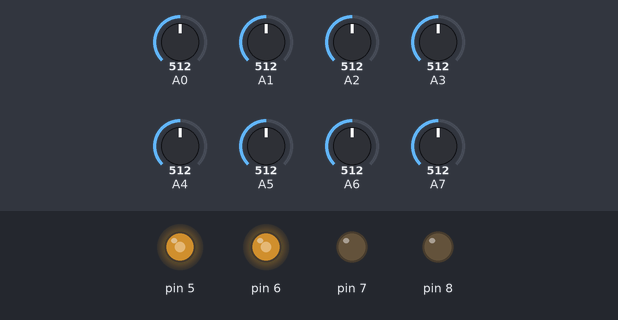
This sketch was run on a simulated Arduino Nano, built with avr-gcc and run on an emulated ATmega328P. Shown: output pins drawn as LEDs (lit = HIGH). The inputs (shaded band) are chosen by the test bench; at power-on: A1 = 512, A3 = 512, A4 = 512, A2 = 512, A0 = 512, A5 = 512, A6 = 512, A7 = 512.

Above: at 4.2 s.
4.3 s: A1 set to 975
5.8 s: A1 set to 1003
At 7.0 s:
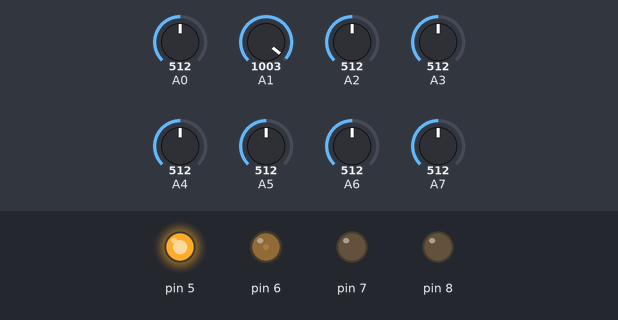
7.3 s: A3 set to 992
At 8.3 s:
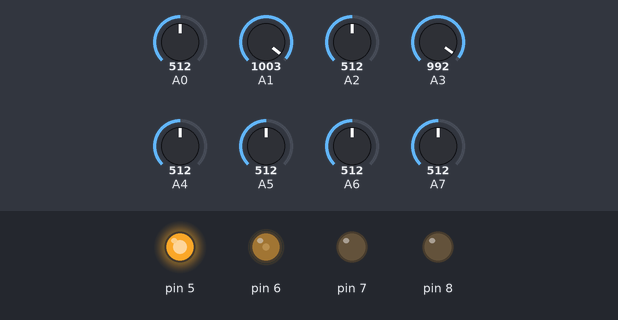
8.8 s: A4 set to 976
10.3 s: A4 set to 1000
At 10.6 s:
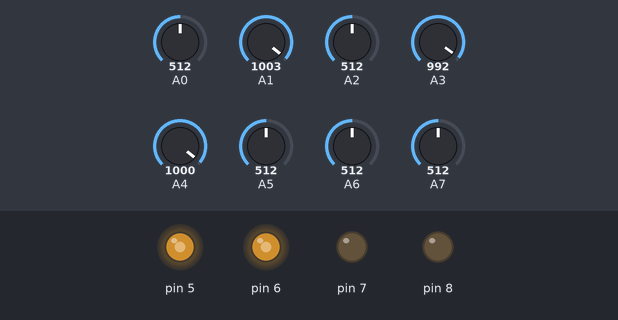
11.8 s: A2 set to 973
13.3 s: A2 set to 999
At 14.1 s:
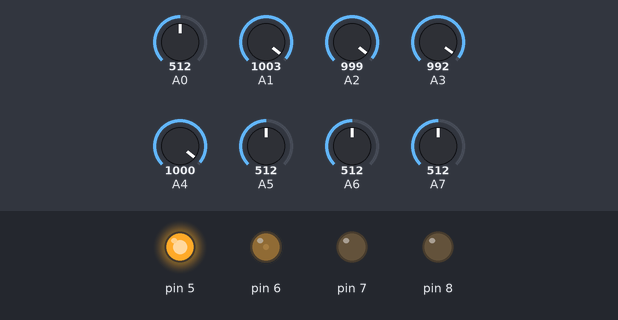
Timing chart, 0 to 15.8 s (numbered marks = the images above; inputs shaded):
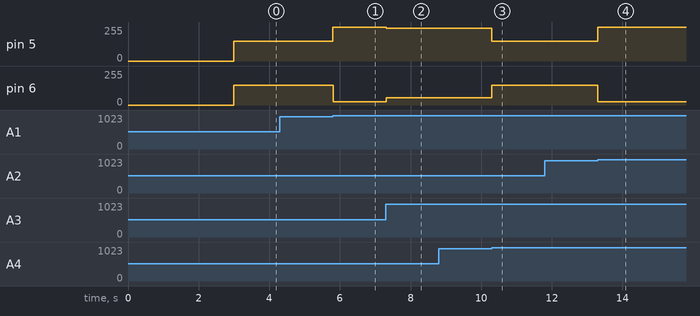

Measured:
- the behaviour switches between 990 and 991 on A1 (found by bisection; images 0 and 1)
- the behaviour switches between 990 and 991 on A4 (found by bisection; images 2 and 3)
- the behaviour switches between 990 and 991 on A2 (found by bisection; images 3 and 4)
- after the input at 4.3 s, every drawn part: stays the same
- after the input at 5.8 s, pin 5: 150/255 → 255/255 at once; pin 6: 150/255 → 25/255 at once
- after the input at 7.3 s, pin 5: 255/255 → 245/255 at once; pin 6: 25/255 → 55/255 at once
- after the input at 8.8 s, every drawn part: stays the same
- after the input at 10.3 s, pin 5: 245/255 → 150/255 at once; pin 6: 55/255 → 150/255 at once
- after the input at 11.8 s, every drawn part: stays the same
- after the input at 13.3 s, pin 5: 150/255 → 255/255 at once; pin 6: 150/255 → 25/255 at once

The sketch:

LineFollower.ino
```cpp
/*
 * Developer  : Hermantoni
 * Email      : hermantoni0510@gmail.com
 * Board      : Arduino nano
 * Kategori   : LineFollower
 * Bagian     : ProgramUtama
 * harap berkabar jika menggunakan program ini :)
 * karena hasil pengujian teman teman membantu perbaiki bug program ini :)
 */

#include "Library/Motor.h"
#include "Library/Sensor2Biner.h"
#include "Library/Biner2Predecision.h"
#include "Library/Predecision2PID.h"
#include "Library/PID2Decision.h"
#include "Library/SaveTrack.h"

// #define MotorKanan0 8
// #define MotorKanan1 6
// #define MotorKiri1 5
// #define MotorKiri0 7
int LastPredecision;

void setup() {
  Serial.begin(115200);
  InitMotor();
  // analogWrite(MotorKanan1, 70);
  // analogWrite(MotorKiri1, 70);
  // while(1){
  //   delay(10);
  // }
  // InitSensor();
  delay(3000);
  TCCR0A=0b10100011;
  TCCR0B=0b00000001; //  default TCCR0B=0b00000011;
  // PutarArah(1);
  // delay(100000);
  // PutarArah(2);
  // delay(100000);
  // PutarArah(3);
  // while(1){
  //   Sensor2Biner();
  //   Serial.println();
  //   delay(100);
  // }
}

void loop() {
  // for (int a = 0; a<50; a++){
  //   PID2Decision(0);
  //   RunMotor();
  //   delay(5000);
  //   Serial.println("\t");
  // }
  while (1){
    int Biner = Sensor2Biner();
    // Serial.print(Biner); Serial.print("\t"); Serial.print(Biner, BIN); Serial.print("\t");
    int Predecision = Biner2Predecision(Biner);
    // Serial.print("Predecision = "); Serial.print(Predecision); Serial.print("\t");
    if (Predecision == 254){
      int PID = Predecision2PID(LastPredecision);
      PID2Decision2(PID);
      RunMotor(Kiri1,Kiri0,Kanan1,Kanan0);
      // Serial.print("PID = "); Serial.print(PID); Serial.print("\t");
      // Serial.print("Kiri = "); Serial.print(Kiri1); Serial.print("\t"); Serial.print(Kiri0); Serial.print("\t");
      // Serial.print("Kanan = "); Serial.print(Kanan1); Serial.print("\t"); Serial.print(Kanan0); Serial.print("\t");
    }
    else if (Predecision <= 40 and Predecision >= -40){
      LastPredecision = Predecision;
      int PID = Predecision2PID(Predecision);
      PID2Decision2(PID);
      RunMotor(Kiri1,Kiri0,Kanan1,Kanan0);
      // Serial.print("PID = "); Serial.print(PID); Serial.print("\t");
      // Serial.print("Kiri = "); Serial.print(Kiri1); Serial.print("\t"); Serial.print(Kiri0); Serial.print("\t");
      // Serial.print("Kanan = "); Serial.print(Kanan1); Serial.print("\t"); Serial.print(Kanan0); Serial.print("\t");
    }
    else if (Predecision == 255){
      RunMotor(0,0,0,0);
    }
    // Serial.println("\t");
    delay(100);
  }
}
```
